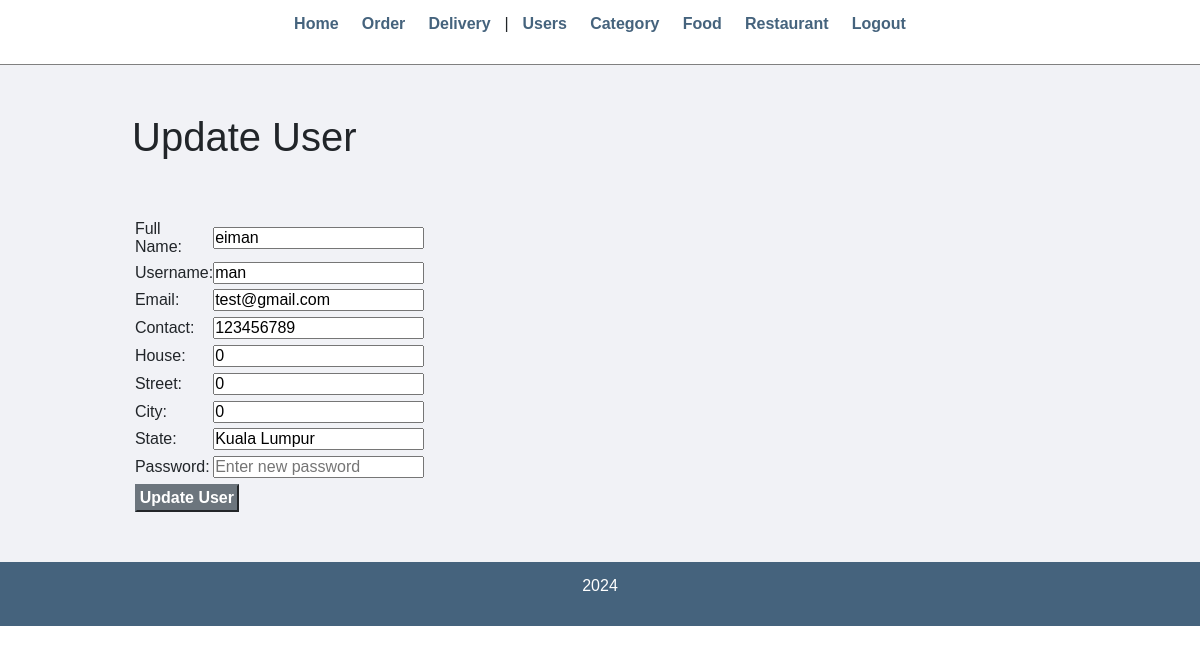
Screenshot of /admin/update-users.php?id=1 (signed in) with the database file from the repository.
### tables this page shows
CREATE TABLE `user` (
  `user_id` int(11) NOT NULL,
  `user_role` tinyint(1) NOT NULL DEFAULT 0,
  `user_name` varchar(50) NOT NULL,
  `user_pass` varchar(255) NOT NULL,
  `user_fullname` varchar(255) NOT NULL,
  `user_email` varchar(255) NOT NULL,
  `user_phone` bigint(15) NOT NULL,
  `house` varchar(255) DEFAULT NULL,
  `street` varchar(255) NOT NULL,
  `city` varchar(255) NOT NULL,
  `state` varchar(255) NOT NULL
);

### admin/update-users.php (the view, shortened to what this page needs)
<?php require('partials/menu.php'); ?>
<div class="main-content">
    <div class="wrapper">
        <h1>Update User</h1>
        <br><br>
        <?php
            $id = $_GET['id'];
            $sql = "SELECT * FROM user WHERE user_id=$id";
            $res = mysqli_query($conn, $sql);
            if($res==true)
            {
                $count = mysqli_num_rows($res);
                if($count==1)
                {
                    $row = mysqli_fetch_assoc($res);
                    $user_fullname = $row['user_fullname'];
                    $username = $row['user_name'];
                    $user_email = $row['user_email'];
                    $user_phone = $row['user_phone'];
                    $house=$row["house"];
                    $street=$row["street"];
                    $city=$row["city"];
                    $state=$row["state"];
                }
                else
                {
                    header('location:'.SITEURL.'admin/manage-users.php');
                }
            }
        ?>
        <form action="" method="POST">
            <table class="tbl-30">
                <tr>
                    <td>Full Name: </td>
                    <td>
                        <input type="text" name="user_fullname" value="<?php echo $user_fullname; ?>">
                    </td>
                </tr>
                <tr>
                    <td>Username: </td>
                    <td>
                        <input type="text" name="username" value="<?php echo $username; ?>">
                    </td>
                </tr>
                <tr>
                    <td>Email: </td>
                    <td>
                        <input type="text" name="user_email" value="<?php echo $user_email; ?>">
                    </td>
                </tr>
                <tr>
                    <td>Contact: </td>
                    <td>
                        <input type="text" name="user_phone" value="<?php echo $user_phone; ?>">
                    </td>
                </tr>
                <tr>
                    <td>House: </td>
                    <td>
                        <input type="text" name="house" value="<?php echo $house; ?>">
                    </td>
                </tr>
                <tr>
                    <td>Street: </td>
                    <td>
                        <input type="text" name="street" value="<?php echo $street; ?>">
                    </td>
                </tr>
                <tr>
                    <td>City: </td>
                    <td>
                        <input type="text" name="city" value="<?php echo $city; ?>">
                    </td>
                </tr>
                <tr>
                    <td>State: </td>
                    <td>
                        <input type="text" name="state" value="<?php echo $state; ?>">
                    </td>
                </tr>
                <tr>
                    <td>Password: </td>
                    <td>
                        <input type="password" name="user_pass" placeholder="Enter new password">
                    </td>
                </tr>
                <tr>
                    <td colspan="2">
                        <input type="submit" name="submit" value="Update User" class="btn-secondary">
                    </td>
                </tr>
            </table>
        </form>
    </div>
</div>
<?php include('partials/footer.php'); ?>

### css/admin.css (style rules this page uses)
* { margin: 0; padding: 0; font-family: Arial, Helvetica, sans-serif; }
.wrapper { padding: 1%; width: 80%; margin: 0 auto; }
.tbl-30 { width: 30%; }
table tr td { padding: 1%; }
.btn-secondary { background-color: #7bed9f; padding: 1%; color: black; text-decoration: none; font-weight: bold; }
.main-content { background-color: #f1f2f6; padding: 3% 0; }

### rows the page displays
user: user_fullname "eiman", username "man", user_email "test@gmail.com", user_phone "123456789", house "0", street "0", city "0", state "Kuala Lumpur"
